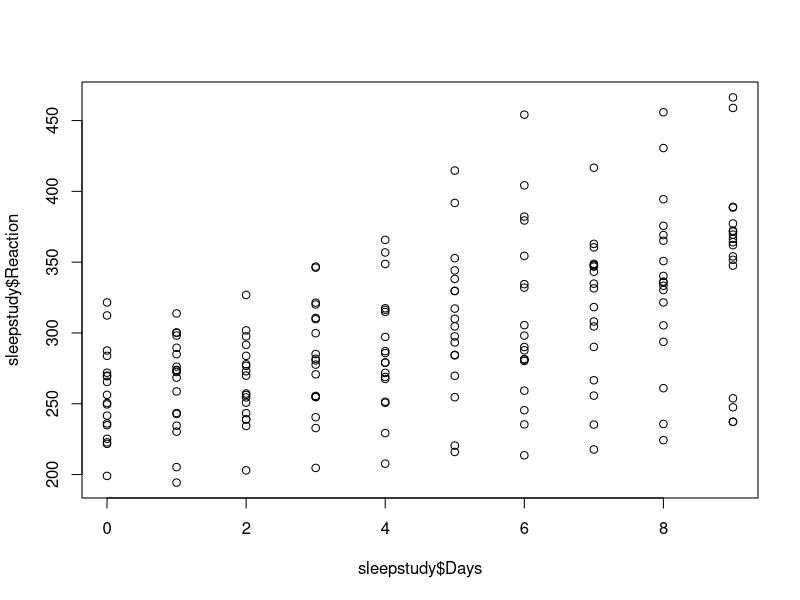

This chart was generated by the following R code:
## ---- chunk 1
knitr::opts_chunk$set(echo = TRUE)
## ---- chunk 2
library(lme4)
## ---- chunk 3
str(sleepstudy)
mean(sleepstudy$Reaction)
## ---- chunk 4
plot(sleepstudy$Reaction ~ sleepstudy$Days)
